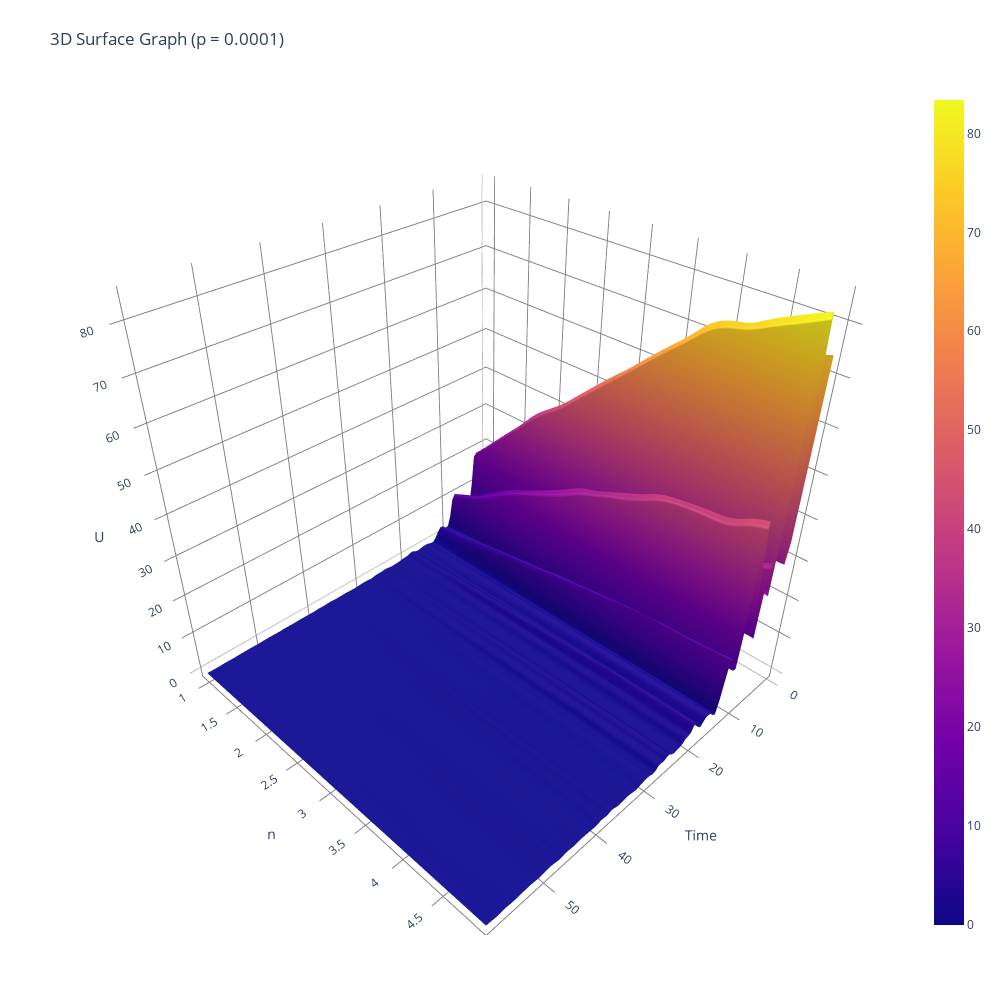

Notebook source saved alongside this figure:
### Code cell
import plotly.graph_objects as go
import plotly.express as px
import pandas as pd
import plotly.io as pio
import numpy as np
from scipy.interpolate import griddata

r, p = 0.01, 0.0001
ns = 5

df = pd.read_csv('CNN_time_threshold_analysis_results.csv')
# Filter the DataFrame to only include rows where `threshold` is equal to 0.5
df = df[df['Threshold'] == 0.5]
# df = df[df['Time'] < 20]

# Replicate the DataFrame 10 times
df = pd.concat([df] * ns, ignore_index=True).sort_values(by='Time')

# Add a new column `n` with values ranging from 1 to 10
df['n'] = np.tile(np.arange(1, ns+1), len(df) // ns)

# Calculate `U` using the formula `U = (TN + FN) * n * 0.01 - FN * 0.005 * e^n`
df['U'] = (df['TN'] + df['FN']) * df['n'] * r - df['FN'] * p * np.exp(df['n'])

# Print the first 5 rows of the dataframe
# print(df.head().to_markdown(index=False, numalign="left", stralign="left"))

x_range = np.linspace(df["Time"].min(), df["Time"].max(), 100)
y_range = np.linspace(df["n"].min(), df["n"].max(), 100)
x_mesh, y_mesh = np.meshgrid(x_range, y_range)


z_mesh = griddata((df["Time"], df["n"]), df["U"], (x_mesh, y_mesh), method='cubic')
fig1 = go.Figure(data=[go.Surface(x=x_mesh, y=y_mesh, z=z_mesh)])

ax_style = dict(showbackground =True,
                backgroundcolor="rgba(0, 0, 0, 0)", 
                gridcolor="gray")

#fig = go.Figure(data=[go.Surface(x=df["Time"], y=df["n"], z=df["U"])])
fig1.update_layout(title=dict(text='3D Surface Graph (p = 0.0001)'), autosize=True,
                  width=1000, height=1000,
                  margin=dict(l=65, r=50, b=65, t=90)),
fig1.update_scenes(xaxis_title_text="Time",
                  yaxis_title_text="n",
                  zaxis_title_text="U",
                  xaxis=ax_style, 
                  yaxis=ax_style, 
                  zaxis=ax_style,)
fig1.show()

### Figure 1 — Plotly figure (JSON) as saved in the notebook; plotly's stock layout.template omitted (floating-point values rounded to 4 significant figures; data arrays with more than 128 entries replaced by an {"elided": "..."} marker saying what was removed)
{"data": [{"type": "surface", "x": {"elided": "100x100 float values"}, "y": {"elided": "100x100 float values"}, "z": {"elided": "100x100 float values"}}], "layout": {"autosize": true, "height": 1000, "margin": {"b": 65, "l": 65, "r": 50, "t": 90}, "scene": {"xaxis": {"backgroundcolor": "rgba(0, 0, 0, 0)", "gridcolor": "gray", "showbackground": true, "title": {"text": "Time"}}, "yaxis": {"backgroundcolor": "rgba(0, 0, 0, 0)", "gridcolor": "gray", "showbackground": true, "title": {"text": "n"}}, "zaxis": {"backgroundcolor": "rgba(0, 0, 0, 0)", "gridcolor": "gray", "showbackground": true, "title": {"text": "U"}}}, "title": {"text": "3D Surface Graph (p = 0.0001)"}, "width": 1000}}
